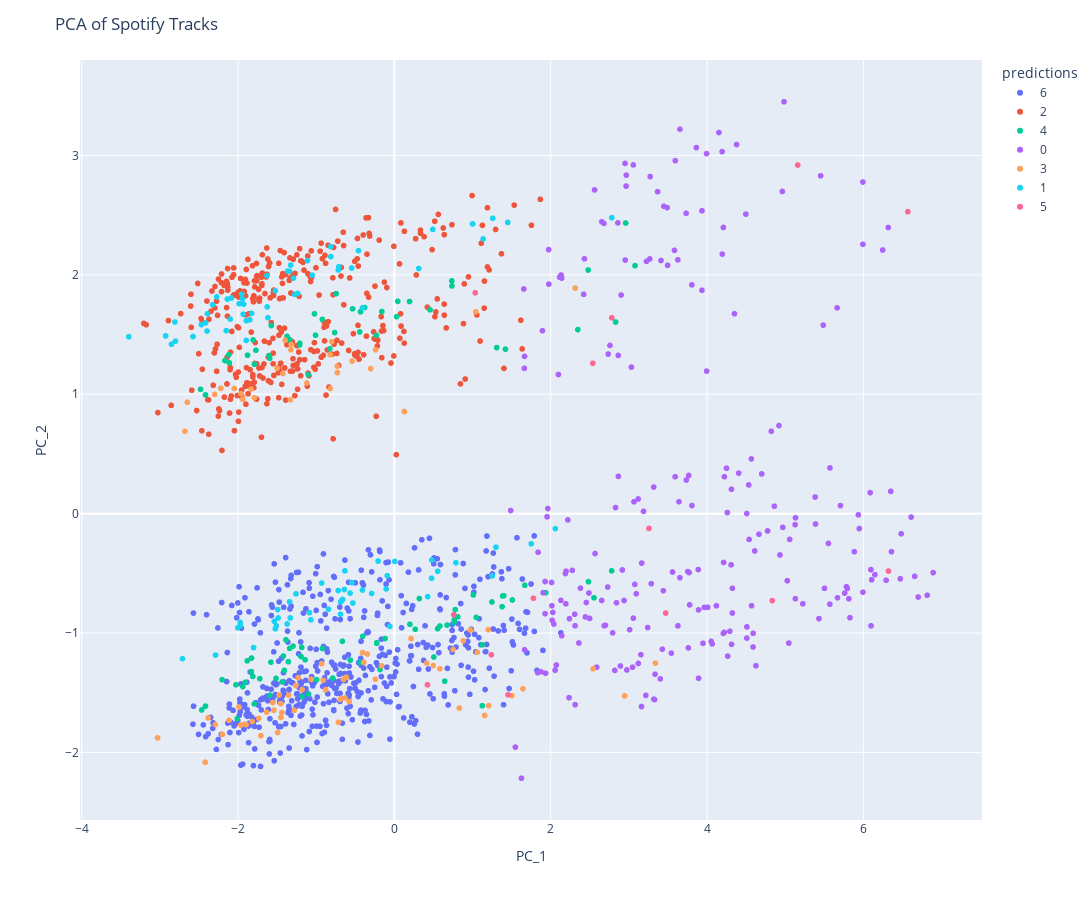

Notebook source saved alongside this figure:
### Code cell
fig2 = px.scatter(joined_df, x='PC_1', y='PC_2', hover_name='title', color="predictions")
fig2.update_layout(
    height=900,
    width=1200,
    title_text='PCA of Spotify Tracks'
)
fig2.show()

### Figure 1 — Plotly figure (JSON) as saved in the notebook; plotly's stock layout.template omitted (floating-point values rounded to 4 significant figures; data arrays with more than 128 entries replaced by an {"elided": "..."} marker saying what was removed)
{"data": [{"hovertemplate": "<b>%{hovertext}</b><br><br>predictions=6<br>PC_1=%{x}<br>PC_2=%{y}<extra></extra>", "hovertext": {"elided": "494 str values"}, "legendgroup": "6", "marker": {"color": "#636efa", "symbol": "circle"}, "mode": "markers", "name": "6", "showlegend": true, "type": "scattergl", "x": {"elided": "494 float values"}, "xaxis": "x", "y": {"elided": "494 float values"}, "yaxis": "y"}, {"hovertemplate": "<b>%{hovertext}</b><br><br>predictions=2<br>PC_1=%{x}<br>PC_2=%{y}<extra></extra>", "hovertext": {"elided": "355 str values"}, "legendgroup": "2", "marker": {"color": "#EF553B", "symbol": "circle"}, "mode": "markers", "name": "2", "showlegend": true, "type": "scattergl", "x": {"elided": "355 float values"}, "xaxis": "x", "y": {"elided": "355 float values"}, "yaxis": "y"}, {"hovertemplate": "<b>%{hovertext}</b><br><br>predictions=4<br>PC_1=%{x}<br>PC_2=%{y}<extra></extra>", "hovertext": ["Quiero", "Bailar", "Save Me", "René", "That's Life (feat. Mac Miller & Sia)", "So Free", "Que Lloro (with Carla Morrison)", "Someone Like You", "I Might Need Security", "Ivy", "TOO DEEP TO TURN BACK", "EARFQUAKE", "Moonlight", "Querido Louis (feat. Trooko)", "Transatlanticism", "Selah", "Marvins Room", "Corazón (feat. Nego do Borel)", "Cuando Te Besé", "On God", "Amorfoda", "Deja Vu", "Stay - Album Version (Edited)", "Hope", "ascenso - (interludio)", "xanny", "Young Forever", "Pretty Little Fears (feat. J. Cole)", "Síguelo Bailando", "Downtown", "Not You Too (feat. Chris Brown)", "Overload (feat. Miguel)", "Selfish", "Pink + White", "Everything We Need", "Midsummer Madness", "Worst Behavior", "Sex on Fire", "Take Me Home, Country Roads - Rerecorded", "Motel", "Off Deez (with J. Cole)", "SUBEME LA RADIO (feat. Descemer Bueno & Zion & Lennox)", "before I close my eyes", "8 (circle)", "Floor 555", "Sour Patch Kids", "Summertime", "La Mujer Perfecta", "Late Night (feat. Masego)", "Peak", "Pink Skies (Demo)", "Driving Ms Daisy", "Lovesong", "Salt And The Sea", "VALENTINO", "Atrévete-Te-Te", "YuNg BrAtZ", "CAN'T STOP", "summer nights.", "Our House", "Bad Religion", "Goin' Home", "A Veces", "Sedated", "Stereo Hearts (feat. Adam Levine)", "Cash Machine", "Honeybee", "Love Is a Bitch", "St. Tropez", "Hot N*gga", "Garden (Say It Like Dat)", "Nou Nou Nouu", "hostage", "Freestyle 4", "last time", "Again (feat. XXXTENTACION)", "Hello - Live", "Heaven", "Go Gina", "Gospel", "all the kids are depressed", "Tadow", "The First Noel", "Driving Home for Christmas", "Sigues Con El", "Coffee", "Cheers (Drink To That)", "Saint- Saëns: Introduction and Rondo Capriccioso, Op. 28", "Señorita", "Shabba (feat. A$AP Rocky)", "Sheltering From a Caribbean Thunderstorm", "Bella (feat. Emma Zander)", "Best Day Ever", "Pocketful of Sunshine", "Towers", "Out of My League", "Lejos de Tí", "She Wants My Money", "Outnumbered - Acoustic", "Younger Days", "SUTRA", "Lotus Flower Bomb (feat. Miguel)", "Sunrise", "Santa Claus Is Coming To Town", "Yummy", "Juicy - 2005 Remaster", "lonely again", "Ultimate"], "legendgroup": "4", "marker": {"color": "#00cc96", "symbol": "circle"}, "mode": "markers", "name": "4", "showlegend": true, "type": "scattergl", "x": [-1.407, -2.204, -0.1609, 0.5532, -1.592, 0.3189, 0.7648, 0.8112, 0.6444, 0.02848, 0.5823, -0.4335, -1.771, -1.297, 1.4, 1.31, 2.479, -2.48, -1.574, -1.594, 1.421, -0.4042, 0.7367, -0.4437, 1.124, 1.669, -1.009, -0.1189, -1.807, -2.01, 0.0429, 0.2669, 0.6733, 1.124, -1.373, 0.1989, -1.42, -1.436, 0.505, 1.384, -1.388, -2.119, 1.937, 1.51, -1.605, -1.142, -0.9203, -1.515, -0.7445, 0.7356, -0.7643, -1.791, -0.8267, 1.01, -2.112, -2.417, -1.83, -2.027, -1.811, 1.046, 1.248, 0.7621, -1.102, -0.9215, -1.908, -1.098, -0.9945, 2.347, -0.5347, -1.34, -1.185, -1.022, 3.078, -1.213, 1.378, -1.341, -0.2301, -0.6653, -0.2262, -1.356, -0.5635, -0.4337, 2.83, -1.182, -1.828, 2.779, -1.721, 2.958, -1.879, -1.58, 2.554, -1.375, -0.1832, -2.168, 2.483, -2.417, -1.195, -0.2255, 0.1937, 0.7784, -2.465, -0.381, -1.792, -0.7893, -1.21, -1.883, 0.4568, -1.939], "xaxis": "x", "y": [-1.313, -1.391, 1.693, -0.9636, -1.521, -0.7113, -0.8927, -0.8643, -1.403, 1.65, -0.9412, -1.247, 1.368, -1.11, -0.6877, 1.39, 2.04, 1.041, 1.575, 1.301, 1.378, -1.027, 1.907, 1.522, -1.099, -0.6002, 1.495, -1.046, 1.455, -1.717, 1.778, -0.9684, -0.9333, -1.609, 1.484, -0.9267, -1.193, -1.41, -1.201, -0.6896, -1.057, 1.33, -0.6625, -0.7232, 1.324, -1.224, -1.13, -1.38, 1.842, 1.95, 1.517, 1.25, 1.381, -0.681, 1.263, -1.612, -1.323, -1.433, -1.363, -0.8692, -0.74, -0.9139, 1.164, 1.627, -1.413, -1.511, -1.391, 1.541, 1.715, -1.129, -1.12, 1.673, 2.077, 1.413, -0.7793, 1.458, 1.493, -1.069, -1.086, -1.24, -1.227, 1.691, 1.605, -1.533, -1.21, -0.4793, -1.382, 2.434, 1.327, -1.244, -0.705, 1.453, -1.306, 1.282, -0.5701, 0.9945, -1.196, -1.081, 1.777, -0.8041, -1.644, 1.726, -1.594, -1.378, 1.427, -1.233, 1.707, -1.449], "yaxis": "y"}, {"hovertemplate": "<b>%{hovertext}</b><br><br>predictions=0<br>PC_1=%{x}<br>PC_2=%{y}<extra></extra>", "hovertext": {"elided": "231 str values"}, "legendgroup": "0", "marker": {"color": "#ab63fa", "symbol": "circle"}, "mode": "markers", "name": "0", "showlegend": true, "type": "scattergl", "x": {"elided": "231 float values"}, "xaxis": "x", "y": {"elided": "231 float values"}, "yaxis": "y"}, {"hovertemplate": "<b>%{hovertext}</b><br><br>predictions=3<br>PC_1=%{x}<br>PC_2=%{y}<extra></extra>", "hovertext": ["Acurrucar", "Jazz", "Uno", "I Need You", "Black Flies", "SAD!", "death bed (coffee for your head) (feat. beabadoobee)", "I Fall Apart", "Bonfire", "Remedy", "MIDDLE CHILD", "Open House", "Nikes", "FAKE", "Nice For What", "Never Gonna Give You Up", "do re mi", "Salem", "Monsters in the Dark", "Indra's Net", "Rolling in the Deep", "Blue World", "Started From the Bottom", "Forever", "One Man Can Change The World", "SICKO MODE", "Swimming Pools (Drank)", "I Don't Love You Anymore", "Somebody to Love", "Selfish (feat. Rihanna)", "Short Kings Anthem", "Bank Account", "Roses", "Broccoli", "200 Mph", "715 - CR∑∑KS", "we used to talk every night", "Underneath the Tree", "Yikes", "10 d E A T h b R E a s T ⚄ ⚄", "Suavemente", "Broke Bitch", "Wild Thoughts (feat. Rihanna & Bryson Tiller)", "Gucci Flip Flops (feat. Lil Yachty)", "Devil In A New Dress", "All of Me", "Medicine", "Feedback", "Under Ground Kings", "We Dem Boyz", "Proud of You", "Sun Models (feat. Madelyn Grant)", "La Difícil", "I Feel Like I'm Drowning", "Virtual (Blue Balenciagas)", "Unforgettable (feat. Swae Lee) - Latin Remix", "Baker Street - Edit", "Love$ick (feat. A$AP Rocky)", "bury a friend", "No Church In The Wild", "No Flex", "_S W E E T .S O U |", "What Do You Mean? - Acoustic", "Angels", "Weekend (feat. Miguel)", "Rockin' Around The Christmas Tree", "Queen of Disaster", "Egoísta", "SOHO", "Silver Bells", "Cinderella (feat. Ty Dolla $ign)", "Con Calma", "Superstar", "Sunflower Serenade", "Summer Friends (feat. Jeremih & Francis & The Lights)", "Toxic Waste", "False Prophets", "Studio", "Pinô", "Superficial Love", "You Found Me", "Santa Claus Is Comin' To Town - Recorded At Spotify Studios NYC", "Line Of Sight (feat. WYNNE & Mansionair)", "Jelmore", "Perfect", "my strange addiction"], "legendgroup": "3", "marker": {"color": "#FFA15A", "symbol": "circle"}, "mode": "markers", "name": "3", "showlegend": true, "type": "scattergl", "x": [0.9725, 1.207, -1.231, -1.44, 0.8814, -1.065, -0.8212, -1.12, -1.451, -1.542, -0.9117, -2.049, 0.7507, -1.966, -1.636, -1.819, 0.8311, 0.5822, -2.42, -0.3031, -1.352, -0.9294, -1.261, -1.791, -0.7307, -1.988, -0.4081, -0.6808, 1.155, 0.4125, -2.649, -1.398, -2.201, -1.556, -1.917, 2.543, -0.3464, -1.707, -2.383, -1.834, -2.29, -1.734, -1.455, -1.474, -0.823, 1.061, -0.8025, -1.322, -1.281, -1.897, 1.041, -0.2403, -2.68, 1.504, -1.939, -2.221, -0.6937, -1.963, 0.213, -1.427, -2.115, -0.8807, -0.2439, -1.494, -0.3918, -0.5762, -0.6318, -1.181, -0.7292, 2.945, -0.541, -2.299, -0.7154, 2.313, -0.1641, -0.6516, -1.501, 0.1272, -3.03, 1.2, -1.332, 0.4974, -0.616, 3.339, 1.644, -1.324], "xaxis": "x", "y": [-0.975, -1.608, -1.375, -1.666, -1.064, -1.388, 1.048, 1.094, -1.707, -1.647, -1.395, 1.049, -1.138, -1.771, -1.662, -1.742, -1.629, -1.299, -2.082, 1.215, -1.52, -1.257, -1.439, 0.9699, 1.234, -1.62, -1.163, -1.548, -1.691, -1.252, 0.9329, 1.452, -1.849, -1.582, -1.765, -1.3, -1.176, -1.86, -1.711, 1.044, -1.767, -1.714, -1.591, -1.519, 1.331, -1.161, 1.44, 1.416, -1.648, -1.767, 1.69, 1.373, 0.6901, -1.524, 0.9572, 1.049, -1.555, 1.004, -1.046, 1.174, -1.731, -1.475, -1.388, -1.833, -1.246, -1.574, -1.544, -1.474, 1.18, -1.527, 1.278, 0.9987, -1.748, 1.889, -1.275, -1.388, 1.219, 0.855, -1.879, -0.9725, 0.9533, -1.273, -1.37, -1.252, -1.467, 1.372], "yaxis": "y"}, {"hovertemplate": "<b>%{hovertext}</b><br><br>predictions=1<br>PC_1=%{x}<br>PC_2=%{y}<extra></extra>", "hovertext": ["Go Fuck Yourself", "I DON'T CARE", "ROXANNE", "Was It Something I Said", "Self Control", "Wet Dreamz", "El Farsante - Remix", "Planez", "Chica Paranormal", "Unforgettable", "Exchange", "Godspeed", "Best Friend", "inicio, ilusiones - (interludio)", "MIA (feat. Drake)", "Enemies (feat. DaBaby)", "Lucid Dreams", "UR NOT PRECIOUS", "Por Si Mañana no Estoy (feat. Escuadrón Patriota)", "everything i wanted", "la ciudad - (interludio)", "Poetic Justice", "N", "Wondering - From \"High School Musical: The Musical: The Series\"", "From Florida With Love", "Losin Control", "Nena Maldición (feat. Lenny Tavárez)", "Real Friends", "Look at That Ass", "Wet Dreamz - Live", "Headlines", "Chill Bill (feat. J. Davi$ & Spooks)", "Mistletoe", "Jackie and Wilson", "Love Lies (with Normani)", "My Favorite Part", "Old Town Road (feat. Billy Ray Cyrus) - Remix", "Electric Love", "August", "Now & Forever", "Sky Walker (feat. Travis Scott)", "Agüitaecoco", "Wouldn't Mean A Thing", "3005", "i hate u, i love u (feat. olivia o'brien)", "Unwind", "The Man on My Left Shoulder", "A Thousand Bad Times", "Guilty Pleasure", "Maybe I Was the One", "Te Amo", "Omertà", "Believe", "The Morning", "No Type", "No Money", "See You Again (feat. Kali Uchis)", "Campfire", "Immortal", "Say My Name (feat. Zyra)", "Kevin’s Heart", "Congratulations", "L'essenziale", "A Milli", "A Solas - Remix", "A Tale of 2 Citiez", "Honesty", "Supermodel", "Same Drugs", "Across The Room (feat. Leon Bridges)", "SMASH! - feat. PnB Rock", "Video Games - Remastered", "Levitating", "Air", "No Hay Nadie Más", "Murcielago (Doors Go Up)", "My Boo - Hitman's Club Mix", "Neighbors", "Good Nights (feat. Mascolo)", "The End Of Love", "Don't Stop The Music", "Doing It Wrong", "Dissolve", "THat Part", "Con Tus Labios", "Staring At The Sun (feat. SZA)", "Stan", "U (Man Like)", "Send My Love (To Your New Lover)", "WHEN I WAS OLDER - Music Inspired By The Film ROMA", "Sweet Child O' Mine", "Vamo' A Portarnos Mal", "Tranquil Nature", "Lil Boat", "Sativa"], "legendgroup": "1", "marker": {"color": "#19d3f3", "symbol": "circle"}, "mode": "markers", "name": "1", "showlegend": true, "type": "scattergl", "x": [-0.2086, -1.972, -0.4079, -1.068, -2.808, -2.1, -1.536, -0.6404, -2.392, -1.972, -0.5317, 1.75, -0.8441, -0.633, -1.366, -1.494, -0.7182, -2.577, -0.8163, 1.258, -0.05819, -2.085, -1.235, 0.4759, -0.8134, 0.005208, -0.6867, -1.112, -0.4596, -2.397, -1.276, -0.931, -1.618, -1.488, -1.332, -0.7189, -2.002, -1.935, -0.689, -0.09148, -0.4084, -0.1058, 0.5536, -1.628, 0.4908, -1.052, -0.547, -1.511, -2.288, 0.4775, -1.895, -2.711, -1.801, -0.7098, -1.259, -2.801, -0.5668, -1.341, -3.397, -1.292, -1.928, -1.523, -0.6624, -2.469, -1.849, -1.086, 1.0, 1.252, 0.4255, -0.5446, -2.326, 2.781, -2.926, -1.954, -0.2911, -2.151, -1.987, -1.341, -1.327, 2.059, -2.137, 1.45, -1.524, -1.63, 0.312, -1.944, -2.272, 0.7875, -1.826, 1.299, -1.372, -2.851, 1.135, -2.415, -1.894], "xaxis": "x", "y": [-0.3974, -0.9381, 1.724, -0.8894, 1.605, 1.63, -0.9019, -0.6358, 1.674, -0.9113, -0.7488, -0.2529, -0.801, -0.4793, 2.031, -0.8029, 2.041, 1.483, 2.237, 2.473, -0.9443, 1.806, 1.844, -0.5413, 2.152, -0.4001, -0.7389, 2.119, 2.202, 1.529, 1.836, -0.5812, 1.641, -0.8738, -0.874, -0.6442, -0.9567, 1.67, -0.8427, -0.5194, -0.6401, -0.6306, -0.4829, 1.731, 2.381, 1.997, 2.057, -0.939, -1.185, -0.3885, 1.451, -1.215, -1.122, 2.068, -0.6717, 1.444, -0.666, -0.7386, 1.481, 1.972, 1.754, -0.964, -0.7186, 1.583, 1.623, -0.8292, 2.427, -0.5222, -0.6948, -0.5776, 1.749, 2.479, 1.489, 1.838, -0.6688, 1.532, 1.758, 2.03, 2.082, -0.1258, 1.797, 2.439, 1.866, 1.994, 2.053, 1.798, 1.815, -0.4112, 1.677, -0.2808, -0.9241, 1.419, 2.3, 1.598, 1.616], "yaxis": "y"}, {"hovertemplate": "<b>%{hovertext}</b><br><br>predictions=5<br>PC_1=%{x}<br>PC_2=%{y}<extra></extra>", "hovertext": ["Piano Sonata No. 14 in C-Sharp Minor, Op. 27 No. 2 \"Moonlight\": I. Adagio sostenuto", "Ständchen in D Minor (After Schubert), S. 560", "Recuérdame (Arrullo)", "Juke Jam (feat. Justin Bieber & Towkio)", "My Heart Will Go On - Love Theme from \"Titanic\"", "Dear April (Side A - Acoustic)", "Unaccompanied Cello Suite No. 1 in G Major, BWV 1007: I. Prélude", "O.hkay", "Intermission (includes \"Lights Please,\" \"In the Morning\" and \"Nobody's Perfect\") (feat. Missy Elliott) - Live", "Meditation: Méditation from Thaïs", "Make Out in My Car - Alex Isley Version", "Love Yourz", "Say Yes", "Pilot Jones"], "legendgroup": "5", "marker": {"color": "#FF6692", "symbol": "circle"}, "mode": "markers", "name": "5", "showlegend": true, "type": "scattergl", "x": [6.569, 6.321, 3.471, 1.779, 3.257, 2.781, 4.834, 0.759, 0.4234, 5.16, 2.539, 1.24, 1.034, 1.454], "xaxis": "x", "y": [2.529, -0.4811, -0.8325, -0.709, -0.1235, 1.64, -0.7286, -0.8474, -1.434, 2.92, 1.26, -1.183, 1.85, -1.518], "yaxis": "y"}], "layout": {"height": 900, "legend": {"title": {"text": "predictions"}, "tracegroupgap": 0}, "margin": {"t": 60}, "title": {"text": "PCA of Spotify Tracks"}, "width": 1200, "xaxis": {"anchor": "y", "domain": [0, 1], "title": {"text": "PC_1"}}, "yaxis": {"anchor": "x", "domain": [0, 1], "title": {"text": "PC_2"}}}}
